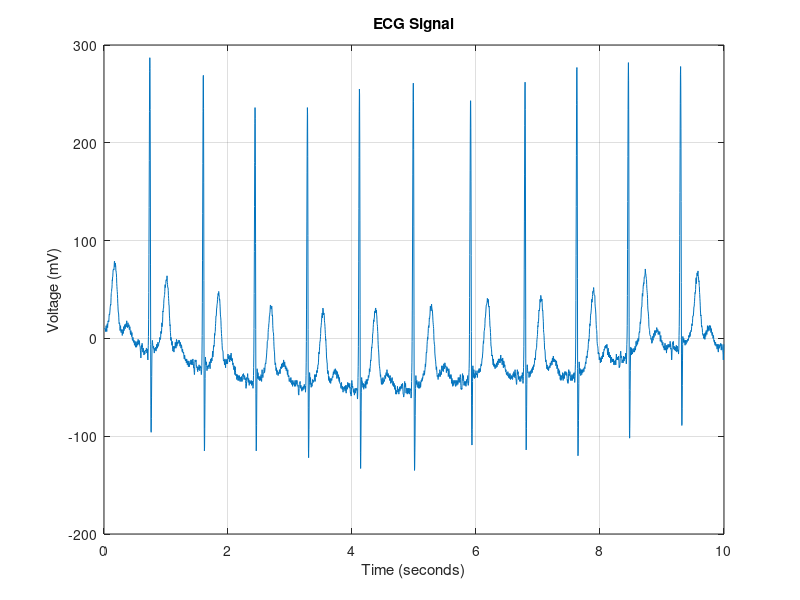

Here is the MATLAB script that generated this plot: (Note: this script raises an error after producing the figure.)

load('data.mat');

sampling_frequency = 360;
time_axis = (0:length(data)-1) / sampling_frequency;
plot(time_axis, data);
xlabel('Time (seconds)');
ylabel('Voltage (mV)');
title('ECG Signal');
grid on;

% Unique symbols and their probabilities
symbols = unique(data);
symbols = reshape(symbols, [], 1); % Ensure symbols is a column vector
bin_edges = [symbols; max(symbols) + 1];

% Calculate probabilities based on the occurrence of each symbol
probabilities = histcounts(data, bin_edges) / numel(data);

% Create nodes for each symbol (each node contains symbol and its probability)
nodes = cell(1, numel(symbols));
for i = 1:numel(symbols)
    nodes{i} = struct('symbol', symbols(i), 'probability', probabilities(i));
end

% Sort nodes by probability in descending order
[~, sort_idx] = sort(cellfun(@(x) x.probability, nodes), 'descend');
nodes = nodes(sort_idx);

% Generate Shannon-Fano codes using containers.Map to avoid issues with field names
function codes = shannon_fano_codes(nodes)
    codes = containers.Map('KeyType', 'double', 'ValueType', 'char');
    generate_codes(nodes, '', codes);
end

function generate_codes(nodes, code, codes)
    if numel(nodes) == 1
        % If there's only one node, assign the code to that symbol
        codes(nodes{1}.symbol) = code;
    else
        % Find the splitting point to balance the probabilities
        total_prob = sum(cellfun(@(x) x.probability, nodes));
        cumulative_prob = 0;
        split_idx = 0;
        
        for i = 1:numel(nodes)
            cumulative_prob = cumulative_prob + nodes{i}.probability;
            if cumulative_prob >= total_prob / 2
                split_idx = i;
                break;
            end
        end

        % Split into two groups
        left_nodes = nodes(1:split_idx);
        right_nodes = nodes(split_idx+1:end);

        % Recursively assign '0' to the left group and '1' to the right group
        generate_codes(left_nodes, [code '0'], codes);
        generate_codes(right_nodes, [code '1'], codes);
    end
end

% Generate Shannon-Fano codes
codes = shannon_fano_codes(nodes);

% Compress the data using the generated Shannon-Fano codes
compressed_data = arrayfun(@(x) codes(x), data, 'UniformOutput', false);

% Sort symbols and probabilities from most probable to least probable
[sorted_probabilities, sorted_indices] = sort(probabilities, 'descend');
sorted_symbols = symbols(sorted_indices);

% Display the Shannon-Fano codes for each symbol, sorted by probability
for i = 1:numel(sorted_symbols)
    fprintf('Symbol: %d, Probability: %.5f, Code: %s\n', sorted_symbols(i), sorted_probabilities(i), codes(sorted_symbols(i)));
end

% Entropy calculation
entropy = -sum(probabilities(probabilities > 0) .* log2(probabilities(probabilities > 0)));

% Average code length calculation
average_code_length = 0;
for i = 1:numel(symbols)
    code_length = length(codes(symbols(i)));
    average_code_length = average_code_length + probabilities(i) * code_length;
end

% Redundancy calculation
redundancy = average_code_length - entropy;

% Efficiency calculation
efficiency = (entropy/average_code_length)*100;

% Display results
fprintf('Entropy: %.5f bits\n', entropy);
fprintf('Efficiency: %.5f %%\n', efficiency);
fprintf('Average Code Length: %.5f bits\n', average_code_length);
fprintf('Redundancy: %.5f bits\n', redundancy);

% Save the compressed data as a cell array of binary strings
save('compressed_data.mat', 'compressed_data');

% Load the compressed data and the original symbols
load('compressed_data.mat'); % Load the compressed data
symbols = unique(data);       % Reuse the symbols from the original data
symbols = reshape(symbols, [], 1);  % Ensure it's a column vector

% Reverse lookup: Build a map of binary codes to symbols
reverse_codes = containers.Map('KeyType', 'char', 'ValueType', 'double');
for i = 1:numel(symbols)
    reverse_codes(codes(symbols(i))) = symbols(i);
end

% Decode the compressed data using the reverse lookup table
decoded_data = zeros(1, numel(compressed_data));  % Pre-allocate the array for speed
for i = 1:numel(compressed_data)
    decoded_data(i) = reverse_codes(compressed_data{i});  % Map the binary string back to its symbol
end

% Verify if the decoded data matches the original data
if isequal(decoded_data, data)
    disp('Decoding successful. The decoded data matches the original data.');
else
    disp('Decoding failed. The decoded data does not match the original data.');
end

% Optional: Plot the decoded signal to visually compare with the original signal
figure;
plot(time_axis, decoded_data);
xlabel('Time (seconds)');
ylabel('Voltage (mV)');
title('Decoded ECG Signal');
grid on;

% Create a bar graph of sorted symbols and their probabilities
figure;
bar(sorted_symbols, sorted_probabilities);
xlabel('Symbols');
ylabel('Probability');
title('Probability Distribution of Symbols');
grid on;

% Calculate the frequency of each symbol in the original and decoded data
original_freq = histcounts(data, bin_edges) / numel(data);
decoded_freq = histcounts(decoded_data, bin_edges) / numel(decoded_data);



